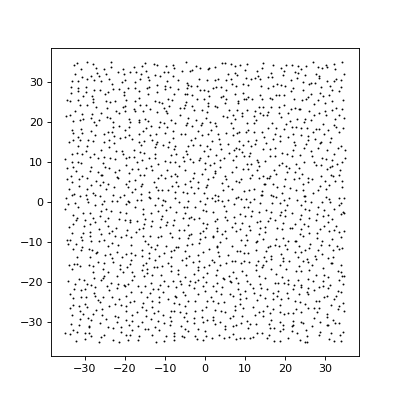

This figure's Python source:
from structure_factor.data import load_data
from structure_factor.spatial_windows import BoxWindow

# load Ginibre PointPattern
ginibre_pp = load_data.load_ginibre()

# create box window
L = 70  # sidelength of the window
bounds = [[-L / 2, L / 2], [-L / 2, L / 2]]  # bounds of the window
window = BoxWindow(bounds)  # create a cubic window

# restrict to window
ginibre_pp_box = ginibre_pp.restrict_to_window(window)

# plot the result
ginibre_pp_box.plot()
